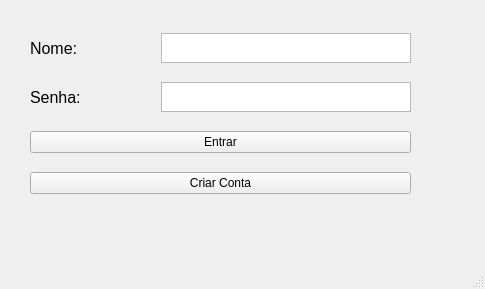
<?xml version="1.0" encoding="UTF-8"?>
<ui version="4.0">
 <class>Login</class>
 <widget class="QMainWindow" name="Login">
  <property name="geometry">
   <rect>
    <x>0</x>
    <y>0</y>
    <width>485</width>
    <height>289</height>
   </rect>
  </property>
  <property name="windowTitle">
   <string>Login</string>
  </property>
  <widget class="QWidget" name="centralwidget">
   <widget class="QWidget" name="layoutWidget">
    <property name="geometry">
     <rect>
      <x>30</x>
      <y>20</y>
      <width>381</width>
      <height>191</height>
     </rect>
    </property>
    <layout class="QVBoxLayout" name="verticalLayout">
     <item>
      <layout class="QHBoxLayout" name="horizontalLayout">
       <item>
        <widget class="QLabel" name="label_2">
         <property name="font">
          <font>
           <pointsize>12</pointsize>
          </font>
         </property>
         <property name="text">
          <string>Nome:</string>
         </property>
        </widget>
       </item>
       <item>
        <widget class="QTextEdit" name="nameInput">
         <property name="maximumSize">
          <size>
           <width>250</width>
           <height>30</height>
          </size>
         </property>
        </widget>
       </item>
      </layout>
     </item>
     <item>
      <layout class="QHBoxLayout" name="horizontalLayout_2">
       <item>
        <widget class="QLabel" name="label_3">
         <property name="font">
          <font>
           <pointsize>12</pointsize>
          </font>
         </property>
         <property name="text">
          <string>Senha:</string>
         </property>
        </widget>
       </item>
       <item>
        <widget class="QTextEdit" name="pwdInput">
         <property name="maximumSize">
          <size>
           <width>250</width>
           <height>30</height>
          </size>
         </property>
        </widget>
       </item>
      </layout>
     </item>
     <item>
      <widget class="QPushButton" name="loginButton">
       <property name="text">
        <string>Entrar</string>
       </property>
      </widget>
     </item>
     <item>
      <widget class="QPushButton" name="signinButton">
       <property name="text">
        <string>Criar Conta</string>
       </property>
      </widget>
     </item>
    </layout>
   </widget>
  </widget>
  <widget class="QMenuBar" name="menubar">
   <property name="geometry">
    <rect>
     <x>0</x>
     <y>0</y>
     <width>485</width>
     <height>21</height>
    </rect>
   </property>
  </widget>
  <widget class="QStatusBar" name="statusbar"/>
 </widget>
 <resources/>
 <connections/>
</ui>
